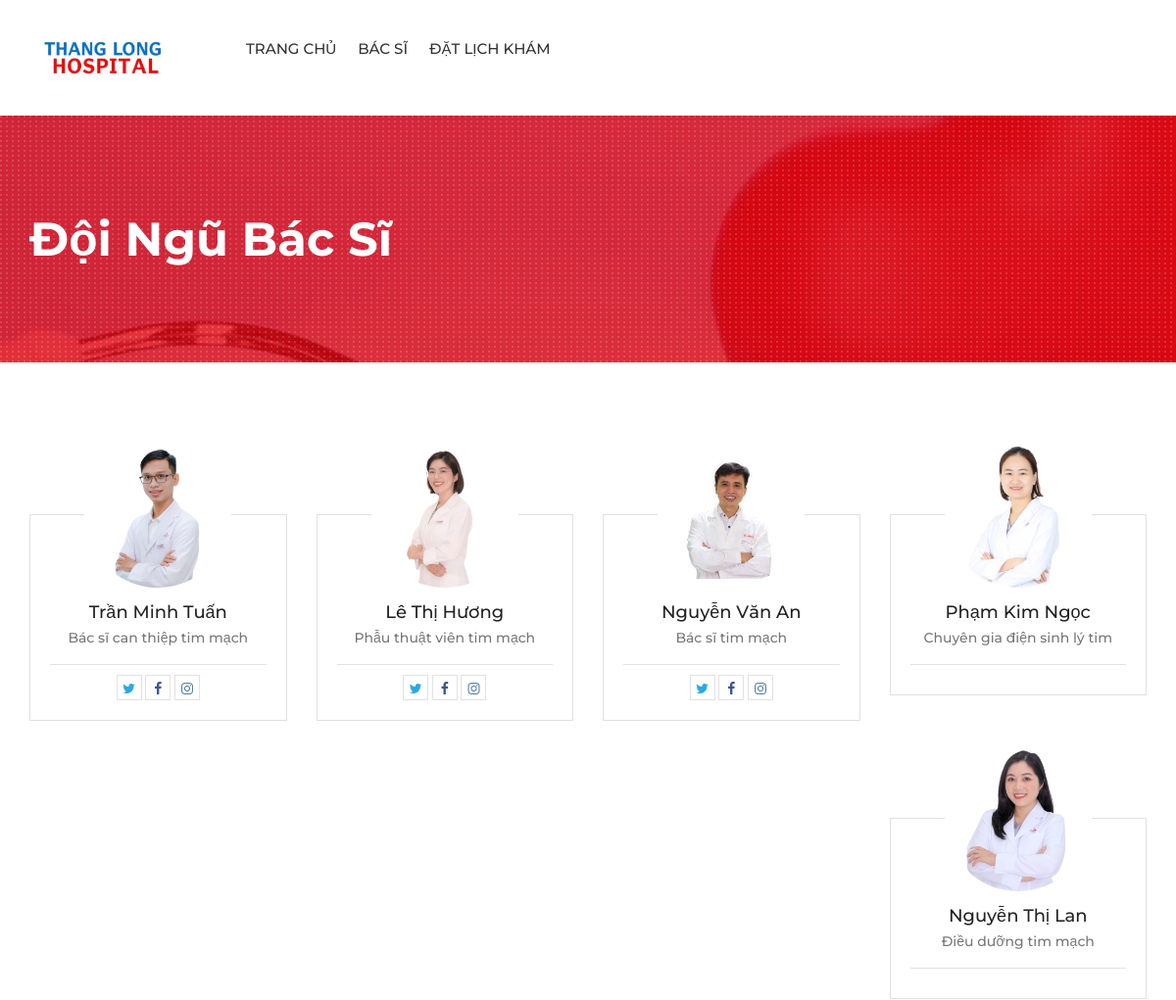
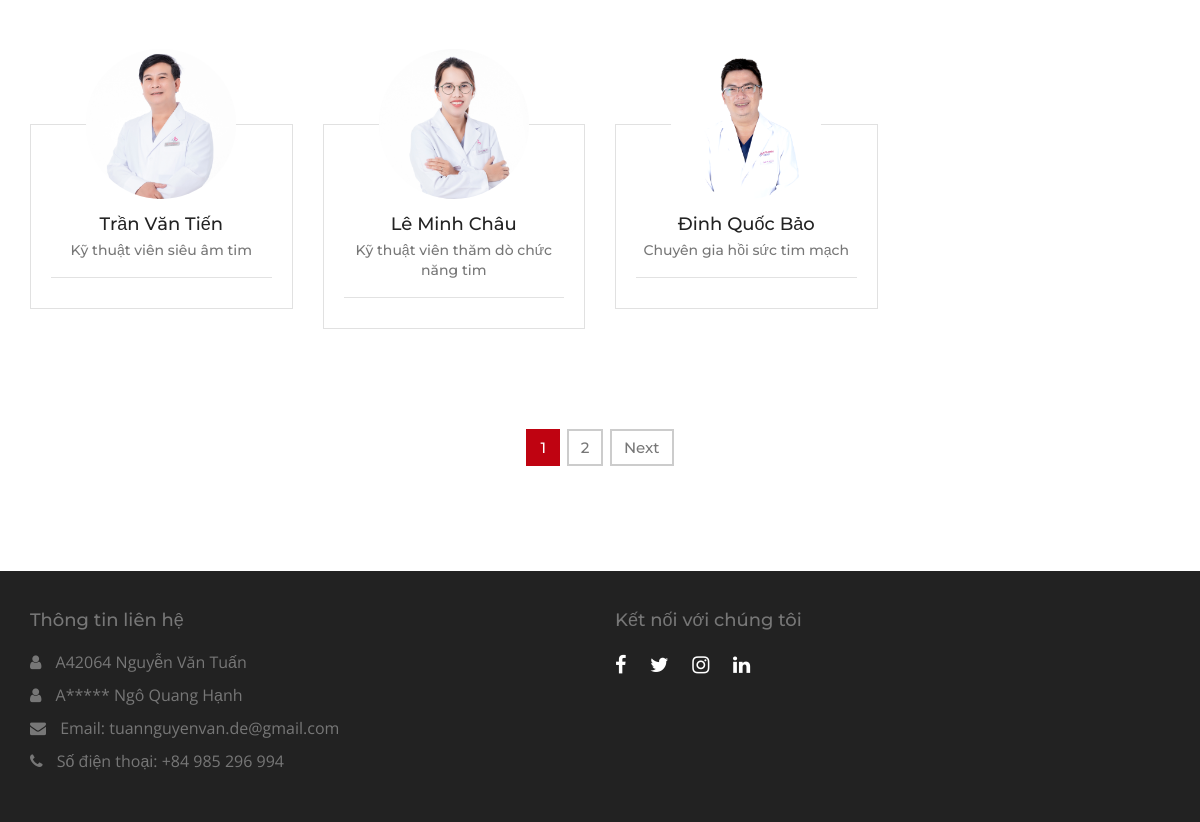
The app's page /doctors/ with its own data (2 pictures, top to bottom).
### doctor_functions/models.py (models this page shows, shortened)
class UserProfileModel(models.Model):
    user = models.OneToOneField(User, on_delete=models.CASCADE)
    name = models.CharField(max_length=120)
    speciality = models.CharField(max_length=120)
    picture = models.ImageField(upload_to="doctors/")
    details = models.TextField()
    experience = models.TextField()
    twitter = models.CharField(max_length=120, blank=True, null=True)
    facebook = models.CharField(max_length=120, blank=True, null=True)
    instagram = models.CharField(max_length=120, blank=True, null=True)
    class Meta:
        verbose_name = 'Profile'
        verbose_name_plural = 'Profiles'

### hospital/views.py (the view)
# urls.py: path('doctors/', views.DoctorListView.as_view(), name="doctors"),
class DoctorListView(ListView):
    template_name = 'hospital/team.html'
    queryset = UserProfileModel.objects.all()
    paginate_by = 8

### hospital/context_processors.py (called while the page is built)
def footer_content(request):
    doctors = UserProfileModel.objects.all()
    context = {
        'doctors': doctors
    }
    return context

### templates/hospital/team.html (shortened to what this page needs)
{% extends 'base.html' %}
{% block maincontent %}
<div class="inner-banner">
  <div class="container">
    <div class="row">
      <div class="col-md-7">
        <h1>Đội Ngũ Bác Sĩ</h1>
      </div>
    </div>
  </div>
</div>
<div class="main-content">
  <div class="team-page">
    <div class="container">
      <div class="row">
        {% for doctor in object_list %}
        <div class="col-md-3 col-sm-6">
          <div class="team-box mb50">
            <div class="team-thumb">  <img src="{{ doctor.picture.url }}" alt=""></div>
            <div class="team-text">
              <h5><a href="{% url 'doctor_details' doctor.id %}">{{ doctor.name }}</a></h5>
              <strong>{{ doctor.speciality }}</strong>
              <ul class="team-social">
                {% if doctor.twitter %}
                <li><a class="tw" href="{{ doctor.twitter }}"><i class="fa fa-twitter" aria-hidden="true"></i></a></li>
                {% endif %}
                {% if doctor.facebook %}
                <li><a class="fb" href="{{ doctor.facebook }}"><i class="fa fa-facebook" aria-hidden="true"></i></a>
                </li>
                {% endif %}
                {% if doctor.instagram %}
                <li><a class="insta" href="{{ doctor.instagram }}"><i class="fa fa-instagram"
                      aria-hidden="true"></i></a></li>
                {% endif %}
              </ul>
            </div>
          </div>
        </div>
        {% endfor %}
      </div>
      <div class="row">
        <div class="col-md-12">
          {% if is_paginated %}
          {% include 'partials/_pagination.html' %}
          {% endif %}
        </div>
      </div>
    </div>
  </div>
</div>
{% endblock maincontent %}

### heartcare/static/heartcare/css/custom.css (style rules this page uses)
html body { font-family: 'Open Sans', sans-serif; color: #777777; font-size: 14px; }
body h1, body h2, body h3, body h4, body h5, body h6 { font-family: 'Montserrat', sans-serif; margin: 0px; }
body h1 { font-size: 48px; }
body h5 { font-size: 18px; }
.inner-banner { background: url(../images/inner.jpg) no-repeat top center; position: relative; width: 100%; float: left; padding: 100px 0 100px; background-color: #bf0311; z-index: 0; }
.inner-banner:after { background: url(../images/patt.png); position: absolute; left: 0; top: 0; content: ""; width: 100%; height: 100%; }
.inner-banner .container { position: relative; z-index: 99; }
.inner-banner h1 { color: #fff; font-weight: 700; }
.main-content { width: 100%; float: left; padding: 50px 0; }
.team-box { width: 100%; float: left; }
.team-box .team-thumb { overflow: hidden; position: relative; width: 150px; height: 150px; border-radius: 100%; margin: 0 auto -75px; }
.team-thumb>img { height: auto; width: 100%; }
.team-box .team-thumb:after { position: absolute; left: 0; top: 0; width: 100%; height: 0; content: ""; background: rgba(191, 3, 17, .7); opacity: 0; transition: all ease-in-out 0.3s; -webkit-transition: all ease-in-out 0.3s; }
.team-box .team-text { border: 1px solid #e1e1e1; width: 100%; padding: 90px 20px 20px 20px; text-align: center; }
.team-text h5 { margin: 0 0 5px; font-weight: 500; color: #222; }
.team-text h5 a { color: #222; }
.team-text strong { font-family: 'Montserrat', sans-serif; font-weight: 500; font-size: 14x; color: #777777; }
.team-social { margin: 17px 0 0; padding: 10px 0 0; list-style: none; text-align: center; border-top: 1px solid #e2e2e2; }
.team-social li { display: inline-block; }
.team-social li a { display: block; border: 1px solid #e2e2e2; color: #9c9c9c; width: 26px; height: 26px; text-align: center; line-height: 26px; transition: all ease-in-out 0.3s; -webkit-transition: all ease-in-out 0.3s; }
.mb50 { margin-bottom: 50px; }
.team-page { width: 100%; float: left; padding: 30px 0; }
.col-md-3 { width: 33%; }
.team-social li a.tw { color: #29a9e1; }
.team-social li a.fb { color: #3b5998; }
.team-social li a.insta { color: #5280a7; }

### records on screen
UserProfileModel: picture (picture), name "Trần Minh Tuấn", speciality "Bác sĩ can thiệp tim mạch"
UserProfileModel: picture (picture), name "Lê Thị Hương", speciality "Phẫu thuật viên tim mạch"
UserProfileModel: picture (picture), name "Nguyễn Văn An", speciality "Bác sĩ tim mạch"
UserProfileModel: picture (picture), name "Phạm Kim Ngọc", speciality "Chuyên gia điện sinh lý tim"
UserProfileModel: picture (picture), name "Nguyễn Thị Lan", speciality "Điều dưỡng tim mạch"
UserProfileModel: picture (picture), name "Trần Văn Tiến", speciality "Kỹ thuật viên siêu âm tim"
UserProfileModel: picture (picture), name "Lê Minh Châu", speciality "Kỹ thuật viên thăm dò chức năng tim"
UserProfileModel: picture (picture), name "Đinh Quốc Bảo", speciality "Chuyên gia hồi sức tim mạch"

### other values on screen
{{ page_num }} "1"
{{ page_num }} "2"
